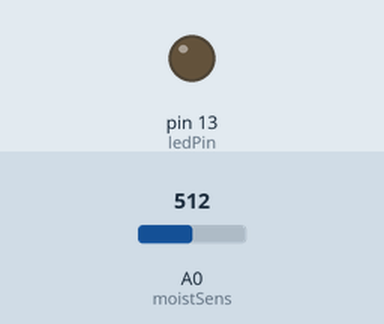
Bench run of a sketch on a simulated Arduino Uno, built with avr-gcc and run on an emulated ATmega328P. Shown: output pins drawn as LEDs (lit = HIGH). The inputs (shaded band) are chosen by the test bench; at power-on: A0 (moistSens) = 512. What the sketch prints to the serial monitor is not drawn.

Above: at 0.1 s.
At 13.7 s:
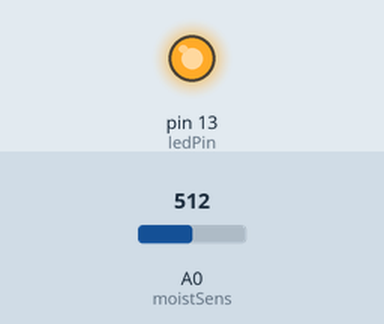
Timing chart, 0 to 15.2 s (numbered marks = the images above):
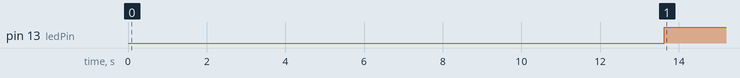

The sketch:

Ex1e2.ino
```cpp
// portas
#define ledPin 13
#define moistSens A0

//variaveis
int valor = 0;
int Max = 0;
int Min = 1023;

const int nTeste = 30;


void setup() {

  Serial.begin(9600);
  pinMode(ledPin, OUTPUT);
  digitalWrite(ledPin, LOW);
  Serial.println ("Vai Calibrar");
  delay(5000);
  calib();
  delay(5000);
  Serial.println ("Já Calibrou");


}


void loop() {

  valor = analogRead(moistSens);
  valor = map(valor, Min, Max, 0, 100);
  if (valor < 20) digitalWrite(ledPin, HIGH);
  else digitalWrite(ledPin, LOW);
  Serial.println(valor);
  delay(1);        // delay in between reads for stability
}

void calib() {
  Serial.println ("calibraMIN");
  delay(1000);
  for (int i = 0; i < nTeste; i++) {

    valor = analogRead(moistSens);
    if (valor < Min) {
      Min = valor;
    }

    Serial.print (Min);
    Serial.print (" | " );
    Serial.println (valor);
    delay(10);
  }
  delay(1000);
  Serial.println ("calibraMAX");
  delay(1000);

  for (int j = 0; j < nTeste; j++) {

    valor = analogRead(moistSens);

    if (valor > Max) {
      Max = valor;
    }

    Serial.print(Max);
    Serial.print (" | " );
    Serial.println (valor);
    delay(10);
  }

}
```

Measured:
- by itself, pin 13 (ledPin): LOW → HIGH at 13.6 s
